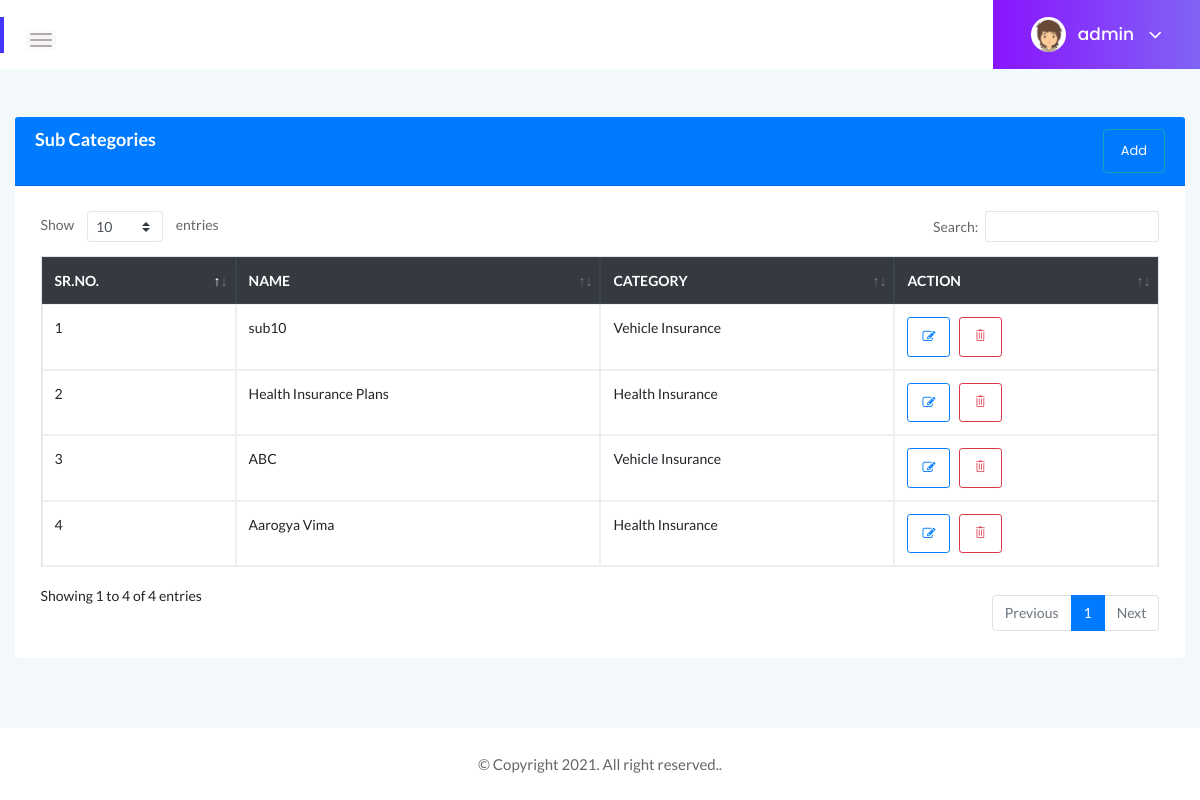
Page /admin/subcategory.php (signed in) on the committed database.
### tables this page shows
CREATE TABLE `subcategories` (
  `subcategory_id` int(11) NOT NULL,
  `category_id` int(11) NOT NULL,
  `subcategory_name` varchar(100) NOT NULL
);

CREATE TABLE `categories` (
  `category_id` int(11) NOT NULL,
  `category_name` varchar(100) NOT NULL
);

### admin/subcategory.php (the view, shortened to what this page needs)
<?php include "header.php";?>
<div class="main-content-inner">
    <div class="row mt-5">
        <div class="col-xl-12">
            <div class="card">
                <div class="card-header bg-primary  d-flex">
                    <h4 class="header-title  text-white">Sub Categories</h4>
                    <div class=" ml-auto">
                        <a href="subcategoryadd.php" id="btnAdd" class="btn btn-outline-info  text-white" value="Add">Add
                        </a>
                    </div>
                </div>
                <div class="card-body">
                    <div class="">
                        <div class="table-responsive">
                            <table class="table table-bordered" id="dtable">
                                <thead class="text-uppercase bg-dark text-white">
                                    <tr>
                                        <th scope="col">Sr.No.</th>
                                        <th scope="col">Name</th>
                                        <th scope="col">Category</th>
                                        <th scope="col">Action</th>
                                    </tr>
                                </thead>
                                <tbody id="tbody">
                                    <?php
$con = mysqli_connect(db_host, db_user, db_password, db_name);
$sql = "SELECT subcategories.*,category_name FROM subcategories inner join categories on subcategories.category_id=categories.category_id WHERE 1" ;
$records = mysqli_query($con, $sql);
$i=0;
while ($row = mysqli_fetch_assoc($records)) {
$i++;
        echo '<tr>
        <td>' . $i . '</td>
        <td>' . $row["subcategory_name"] . '</td>
        <td>' . $row["category_name"] . '</td>
    <td><a href="subcategoryedit.php?id=' . $row["subcategory_id"] . '" id="btnEdit" class="btn btn-sm btn-outline-primary" value="Edit"
    ><i class="fa fa-edit"></i> </a>&nbsp;&nbsp;&nbsp;<a href="subcategorydelete.php?id=' . $row["subcategory_id"] . '" id="btnDelete"  class="btn btn-sm btn-outline-danger" value="Delete"   ><i class="ti-trash"></i></a></td>
      </tr>';
}
?>
                                </tbody>
                            </table>
                        </div>
                    </div>
                </div>
            </div>
        </div>
    </div>
</div>
<?php include "footer.php";?>

### assets/css/styles.css (style rules this page uses)
.card { border: none; border-radius: 4px; background-color: #fff; -webkit-transition: all 0.3s ease 0s; transition: all 0.3s ease 0s; }
.card-body { padding: 25.6px; padding: 1.6rem; }
.main-content-inner { padding: 0 30px 50px; }
.header-title { font-family: 'Lato', sans-serif; font-size: 18px; font-weight: 600; letter-spacing: 0; color: #333; text-transform: capitalize; margin-bottom: 17px; }
.btn { padding: 11px 17px; font-size: 13px; letter-spacing: 0; }
.btn-sm { padding: 9px 14px; }
table tr th { border-bottom: none; }
table tr th, table tr td { border-top: 1px solid rgba(120, 130, 140, 0.13) !important; }
table tr td [class^="ti-"] { cursor: pointer; }
.table-bordered td, .table-bordered th { border: 1px solid rgba(120, 130, 140, 0.13) !important; }
table.dataTable.no-footer { border-bottom: 1px solid rgba(120, 130, 140, 0.13) !important; }
table.dataTable thead th, table.dataTable thead td { border-bottom-color: transparent; }

### rows in the picture
subcategories: subcategory_name "sub10", category.category_name "Vehicle Insurance"
subcategories: subcategory_name "Health Insurance Plans", category.category_name "Health Insurance"
subcategories: subcategory_name "ABC", category.category_name "Vehicle Insurance"
subcategories: subcategory_name "Aarogya Vima", category.category_name "Health Insurance"

### other values in the picture
$_SESSION['first_name'] "admin"
